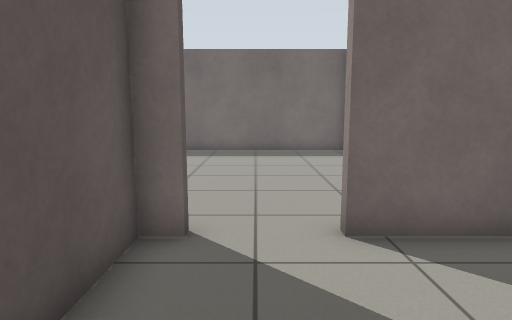
[1] (above)

23 first-person views from a walk through a world built for the Gazebo simulator. The camera is 0.94 m above the floor, tilts 8° down and sees 75° across. The floor is counted in squares, 0.5 m on a side. Each view is taken from the middle of a square. On the plan, view 1 faces up. The plan holds only what a view shows up to about 17 squares ahead; the rest is blank.

[2]
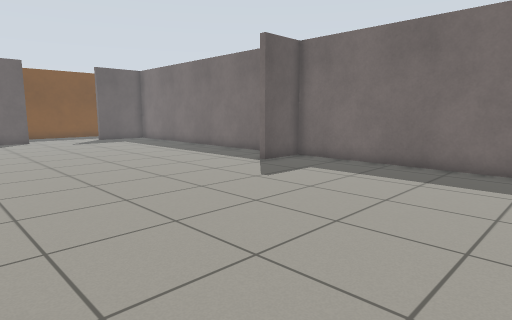

[3]
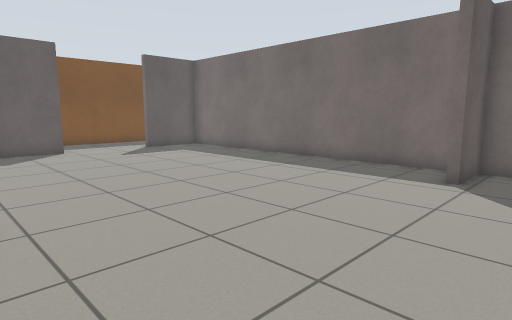

[4]
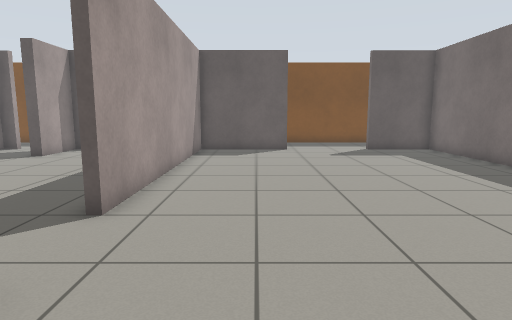

[5]
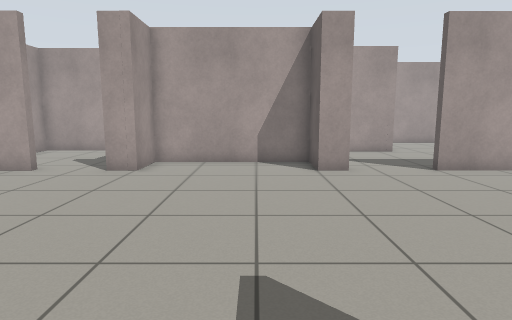

[6]
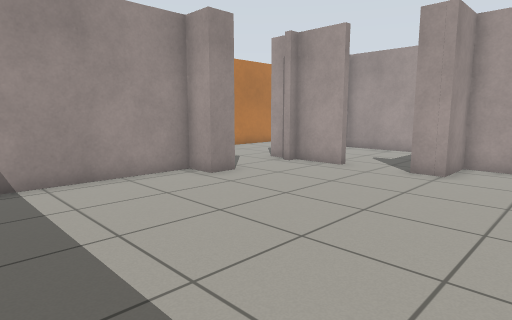

[7]
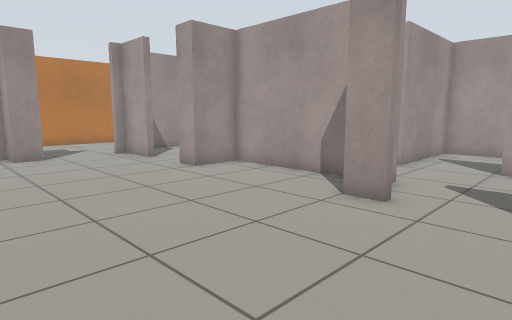

[8]
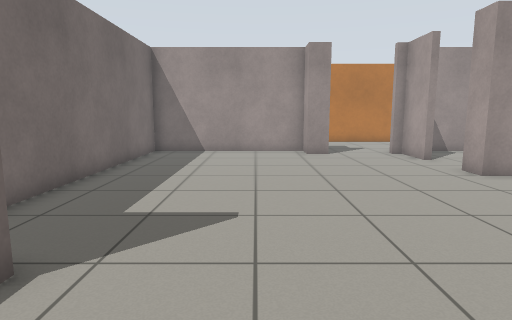

[9]
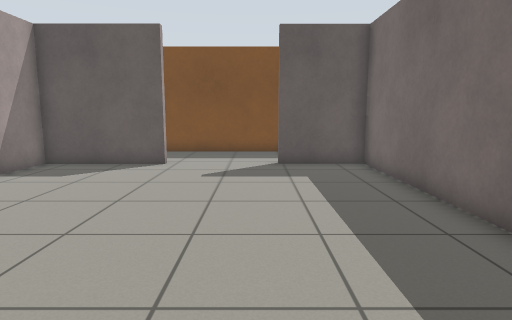

[10]
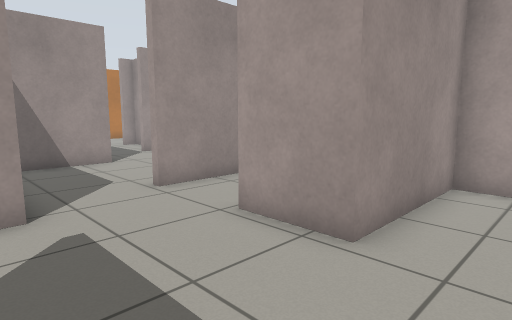

[11]
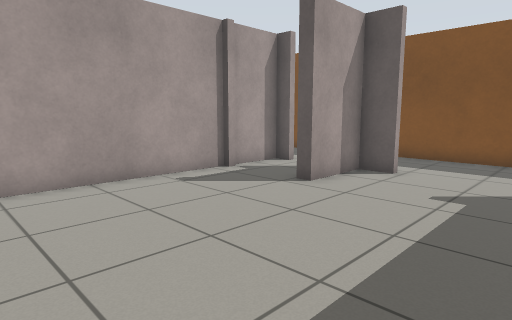

[12]
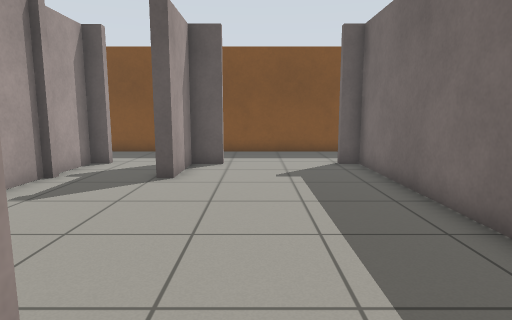

[13]
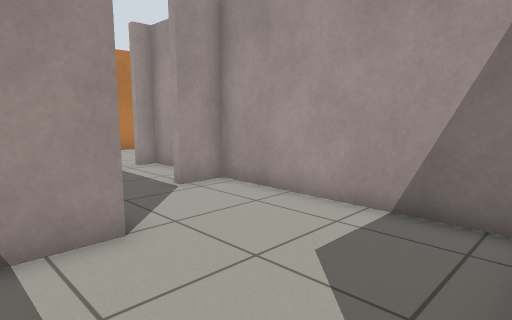

[14]
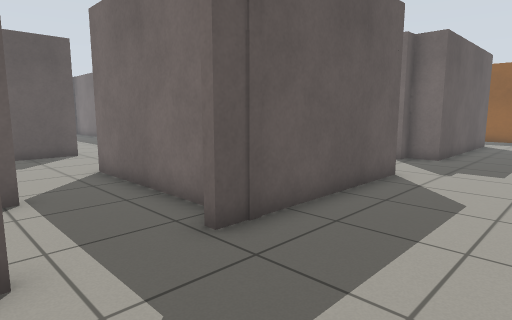

[15]
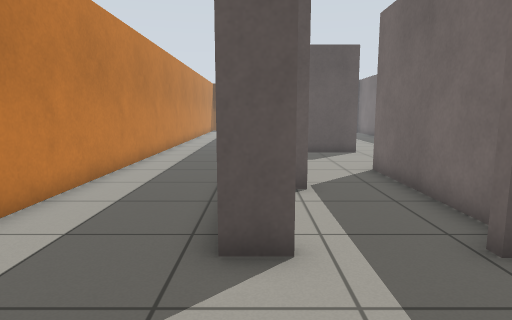

[16]
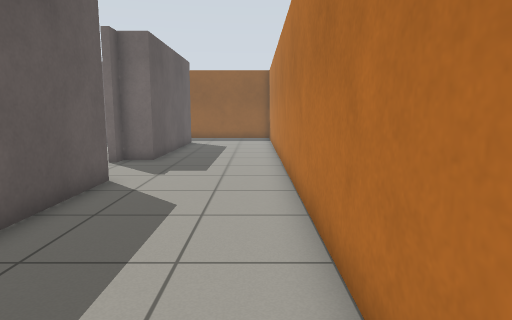

[17]
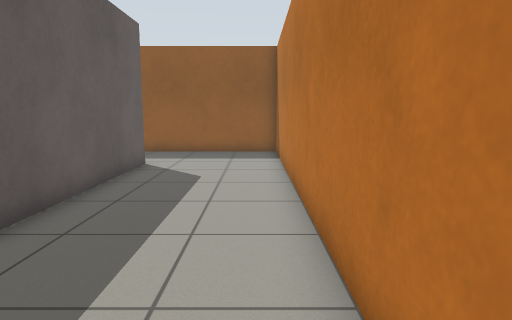

[18]
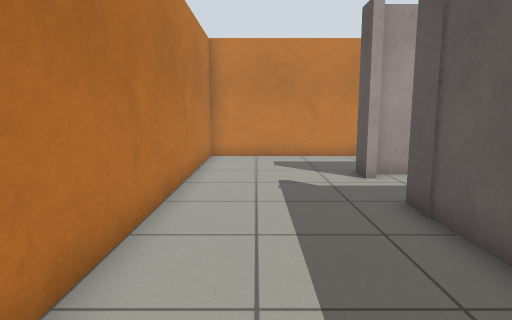

[19]
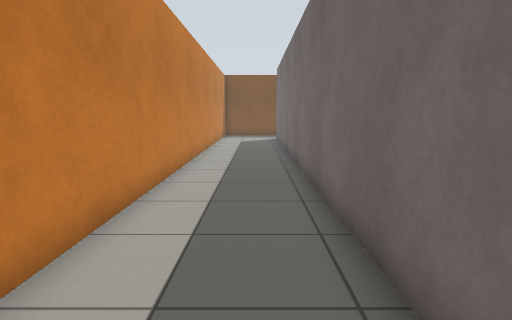

[20]
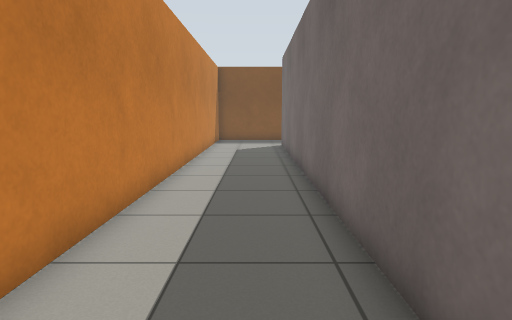

[21]
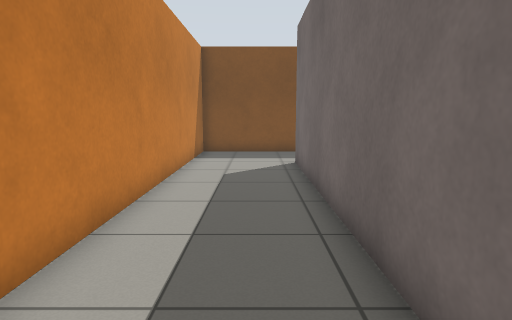

[22]
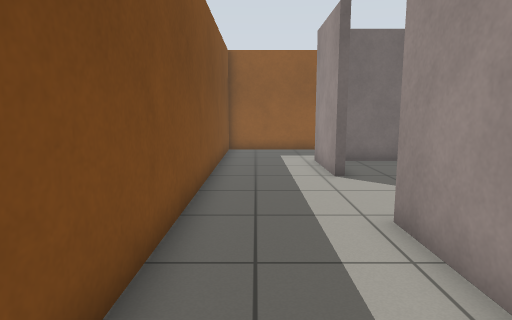

[23]
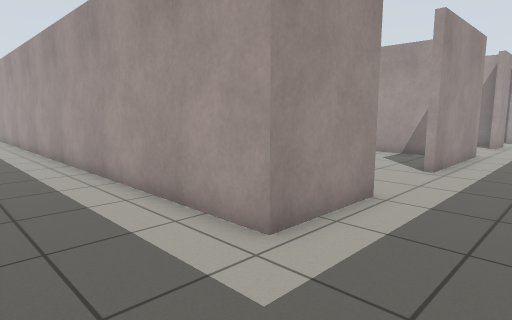

### Floor plan
Ten units are one square. View 1 is at (0, 0); x grows to the right and y downward. Boxes are objects, and circles mark ways between rooms. Rooms are numbered by the first view taken in them; rooms with no view inside come last. Other rooms are left out.
<svg viewBox="-279 -218 384 319">
<path fill="none" stroke="#000" d="M10 8 46 8 46 -1M-10 -49 -18 -49 -18 -21M46 -16 46 -32M40 -49 12 -49M-91 -52 -81 -52 -81 -32 -21 -32 -21 -52 -10 -52M-91 -170 -233 -170 -233 -138M12 -52 34 -52 34 -57M34 -86 34 -96 46 -96 46 -170 -83 -170 -83 -148M-233 -96 -233 -52 -120 -52M-158 -49 -233 -49 -233 -40M-69 3 -69 25M-236 -40 -236 -96M-233 1 -233 14 -206 14 -206 20M-64 52 6 52 6 36M-206 52 -127 52 -127 3M-210 49 -205 49M-233 44 -233 52 -210 52M-233 -138 -236 -138 -236 -173 -60 -173M9 36 9 41M40 -52 49 -52 49 19M36 11 -21 11M32 52 46 52M-229 -213 -274 -213 -274 17M49 -174 49 -93 37 -93M100 46 100 -213 35 -213M-127 3 -101 3M-91 -48 -91 -52M-96 52 -73 52 -73 3 -69 3M-120 -52 -120 -48M-7 55 -237 55M49 44 49 55M-274 39 -274 96 100 96 100 46M-21 11 -21 -19"/>
<circle cx="0" cy="-50" r="3" fill="#2a7"/>
<circle cx="-230" cy="-115" r="3" fill="#2a7"/>
<circle cx="45" cy="-70" r="3" fill="#2a7"/>
<circle cx="-105" cy="-50" r="3" fill="#2a7"/>
<circle cx="-120" cy="-20" r="3" fill="#2a7"/>
<circle cx="-255" cy="50" r="3" fill="#2a7"/>
<circle cx="70" cy="50" r="3" fill="#2a7"/>
<circle cx="-45" cy="10" r="3" fill="#2a7"/>
<circle cx="-70" cy="-10" r="3" fill="#2a7"/>
<text x="10" y="-20">1</text>
<text x="-90" y="-110">2</text>
<text x="-130" y="-40">3</text>
<text x="-100" y="0">4</text>
<text x="-90" y="70">5</text>
<text x="-50" y="-10">6</text>
</svg>
Room 1 opens to room 2. Room 2 opens to room 3. Room 2 opens to room 4. Room 3 opens to room 4. Room 3 opens to room 5. Room 3 opens to room 6. Room 4 opens to room 6.

Where each view was taken, in squares from view 1:
view 1: 0 up, 0 right, facing up
view 2: 5 up, 1 right, facing up-left
view 3: 5 up, 6 left, facing up-left
view 4: 8 up, 6 left, facing left
view 5: 16 up, 6 left, facing down
view 6: 16 up, 5 left, facing down-right
view 7: 12 up, 12 left, facing down-right
view 8: 12 up, 12 left, facing right
view 9: 13 up, 11 left, facing left
view 10: 4 up, 15 left, facing down-right
view 11: 4 up, 13 left, facing down-left
view 12: 1 up, 11 left, facing left
view 13: 1 up, 7 left, facing down-right
view 14: 5 down, 9 right, facing up-left
view 15: 5 down, 9 right, facing left
view 16: 4 down, 9 right, facing up
view 17: 5 up, 9 right, facing up
view 18: 5 up, 8 right, facing down
view 19: 7 down, 1 right, facing left
view 20: 7 down, 4 left, facing left
view 21: 7 down, 11 left, facing left
view 22: 4 up, 26 left, facing up
view 23: 21 up, 27 left, facing down-right
